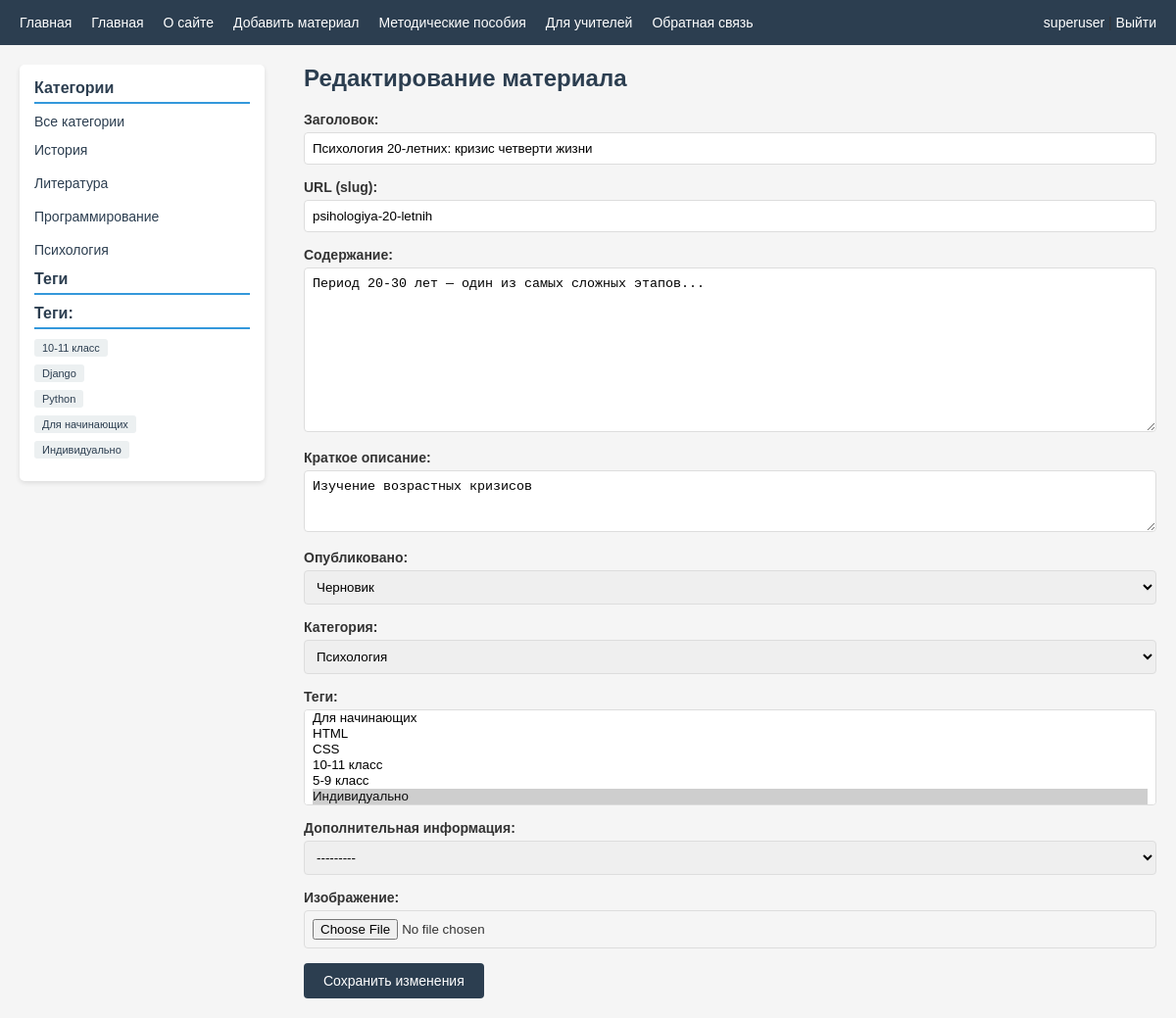
The app's page /edit/5/ (signed in) with its own data.
### users/models.py (models this page shows, shortened)
class User(AbstractUser):
    photo = models.ImageField(
        upload_to='users/%Y/%m/%d/',
        blank=True,
        null=True,
        verbose_name='Фотография'
    )
    date_birth = models.DateField(
        blank=True,
        null=True,
        verbose_name='Дата рождения'
    )
    class Meta:
        verbose_name = 'Пользователь'
        verbose_name_plural = 'Пользователи'

### sites/models.py (models this page shows, shortened)
class Category(models.Model):
    name = models.CharField(max_length=100, db_index=True, verbose_name="Название категории")
    slug = models.SlugField(max_length=255, unique=True, db_index=True, verbose_name="URL")
    class Meta:
        verbose_name = "Категория"
        verbose_name_plural = "Категории"
    def __str__(self):
        return self.name
    def get_absolute_url(self):
        return reverse('category', kwargs={'cat_slug': self.slug})

class TagPost(models.Model):
    tag = models.CharField(max_length=100, db_index=True, verbose_name="Тег")
    slug = models.SlugField(max_length=255, unique=True, db_index=True, verbose_name="URL")
    class Meta:
        verbose_name = "Тег"
        verbose_name_plural = "Теги"
    def __str__(self):
        return self.tag

class Material(models.Model):
    class Status(models.IntegerChoices):
        DRAFT = 0, 'Черновик'
        PUBLISHED = 1, 'Опубликовано'
    title = models.CharField(max_length=255, verbose_name="Заголовок")
    slug = models.SlugField(max_length=255, db_index=True, unique=True, verbose_name="URL")
    content = models.TextField(blank=True, verbose_name="Содержание")
    short_description = models.CharField(max_length=500, blank=True, verbose_name="Краткое описание")
    time_create = models.DateTimeField(auto_now_add=True, verbose_name="Время создания")
    time_update = models.DateTimeField(auto_now=True, verbose_name="Время обновления")
    is_published = models.BooleanField(choices=Status.choices, default=Status.DRAFT, verbose_name="Опубликовано")
    views_count = models.IntegerField(default=0, verbose_name="Количество просмотров")
    image = models.ImageField(
        upload_to='materials_images/%Y/%m/%d/',
        null=True,
        blank=True,
        verbose_name="Изображение"
    )
    cat = models.ForeignKey(
        Category,
        on_delete=models.PROTECT,
        null=True,
        blank=True,
        verbose_name="Категория",
        related_name='materials'
    )
    tags = models.ManyToManyField(
        TagPost,
        blank=True,
        verbose_name="Теги",
        related_name='materials'
    )
    extra_info = models.OneToOneField(
        MaterialExtraInfo,
        on_delete=models.SET_NULL,
        null=True,
        blank=True,
        verbose_name="Дополнительная информация",
        related_name='material'
    )
    author = models.ForeignKey(
        settings.AUTH_USER_MODEL,
        on_delete=models.SET_NULL,
        null=True,
        blank=True,
        related_name='materials',
        verbose_name='Автор'
    )
    objects = models.Manager()
    published = PublishedModel()
    class Meta:
        ordering = ['-time_create']
        indexes = [
            models.Index(fields=['-time_create']),
            models.Index(fields=['slug']),
        ]
        verbose_name = "Образовательный материал"
        verbose_name_plural = "Образовательные материалы"

### sites/views.py (the view)
# urls.py: path('edit/<int:pk>/', views.UpdateMaterialView.as_view(), name='edit_material'),
class UpdateMaterialView(UserIsAuthorMixin, PermissionRequiredMixin, LoginRequiredMixin, DataMixin, UpdateView):
    model = Material
    form_class = AddMaterialModelForm
    template_name = 'sites/edit_material.html'
    success_url = reverse_lazy('home')
    pk_url_kwarg = 'pk'
    permission_required = 'sites.change_material'
    def get_context_data(self, **kwargs):
        context = super().get_context_data(**kwargs)
        return self.get_mixin_context(context, title='Редактирование материала')

### sites/templatetags/sites_tags.py (called while the page is built)
@register.inclusion_tag('sites/list_categories.html')
def show_categories(cat_selected=0):
    cats = Category.objects.annotate(total=Count('materials')).filter(
        total__gt=0,
        materials__is_published=1
    ).distinct()
    return {'cats': cats, 'cat_selected': cat_selected}

@register.inclusion_tag('sites/list_tags.html')
def show_tags():
    tags = TagPost.objects.annotate(total=Count('materials')).filter(
        total__gt=0,
        materials__is_published=1
    ).distinct()
    return {'tags': tags}

### sites/utils.py (called while the page is built)
    def get_mixin_context(self, context, **kwargs):
        context['mainmenu'] = menu
        context['cat_selected'] = None
        context.update(kwargs)
        return context

    def dispatch(self, request, *args, **kwargs):
        obj = self.get_object()
        if request.user.is_superuser:
            return super().dispatch(request, *args, **kwargs)
        if obj.author != request.user:
            raise PermissionDenied('Вы не можете редактировать или удалять чужие материалы')
        return super().dispatch(request, *args, **kwargs)

### users/authentication.py (called while the page is built)
    def get_user(self, user_id):
        user_model = get_user_model()
        try:
            return user_model.objects.get(pk=user_id)
        except user_model.DoesNotExist:
            return None

### sites/templates/sites/edit_material.html (shortened to what this page needs)
{% extends 'base.html' %}
{% block content %}
    <h1>{{ title }}</h1>
    <form action="" method="post" enctype="multipart/form-data">
        {% for field in form %}
            <div class="form-field {% if field.errors %}has-error{% endif %}">
                <label class="form-label" for="{{ field.id_for_label }}">
                    {{ field.label }}:
                </label>
                {{ field }}
            </div>
        {% endfor %}
        <button type="submit">Сохранить изменения</button>
    </form>
{% endblock %}

### sites/templates/base.html (shortened to what this page needs)
<!DOCTYPE html>
{% load static %}
{% load sites_tags %}
<html>
<head>
</head>
<body>
    <div class="header">
        <ul id="mainmenu" class="mainmenu">
            <li><a href="{% url 'home' %}">Главная</a></li>
            {% for m in mainmenu %}
                <li><a href="{% url m.url_name %}">{{ m.title }}</a></li>
            {% endfor %}
            {% if user.is_authenticated %}
                <li class="last">
                    <a href="{% url 'users:profile' %}">{{ user.username }}</a> |
                    <a href="{% url 'users:logout' %}">Выйти</a>
                </li>
            {% else %}
                <li class="last">
                    <a href="{% url 'users:login' %}">Войти</a> |
                    <a href="{% url 'users:register' %}">Регистрация</a>
                </li>
            {% endif %}
        </ul>
    </div>
    <div class="content">
        <div class="sidebar">
            <h3>Категории</h3>
            <ul>
                {% if cat_selected == 0 %}
                    <li class="selected">Все категории</li>
                {% else %}
                    <li><a href="{% url 'home' %}">Все категории</a></li>
                {% endif %}
                {% show_categories cat_selected %}
            </ul>
            <h3>Теги</h3>
            {% show_tags %}
        </div>
        <div class="main-content">
            {% block content %}
            {% endblock %}
        </div>
    </div>
</body>
</html>

### sites/templates/sites/list_categories.html
{% for cat in cats %}
    {% if cat.id == cat_selected %}
        <li class="selected">{{ cat.name }}</li>
    {% else %}
        <li><a href="{{ cat.get_absolute_url }}" class="category-link">{{ cat.name }}</a></li>
    {% endif %}
{% endfor %}

### sites/templates/sites/list_tags.html
{% if tags %}
    <h3>Теги:</h3>
    <ul class="tags-list">
        {% for t in tags %}
            <li><a href="{% url 'tag' t.slug %}">{{ t.tag }}</a></li>
        {% endfor %}
    </ul>
{% endif %}

### sites/templates/base.html (style rules this page uses)
* { margin: 0; padding: 0; box-sizing: border-box; }
body { font-family: Arial, sans-serif; background: #f5f5f5; color: #333; font-size: 14px; }
.header { background: #2c3e50; padding: 15px 20px; }
#mainmenu { list-style: none; display: flex; align-items: center; gap: 20px; margin: 0; padding: 0; }
#mainmenu li { display: inline-block; }
#mainmenu a { color: white; text-decoration: none; font-size: 14px; }
#mainmenu .last { margin-left: auto; }
.content { max-width: 1200px; margin: 20px auto; padding: 0 20px; overflow: hidden; }
.sidebar { float: left; width: 250px; background: white; padding: 15px; border-radius: 5px; margin-right: 20px; box-shadow: 0 2px 5px rgba(0,0,0,0.1); }
.sidebar h3 { margin-bottom: 10px; color: #2c3e50; font-size: 16px; border-bottom: 2px solid #3498db; padding-bottom: 5px; }
.sidebar ul { list-style: none; margin: 0; padding: 0; }
.sidebar li { margin: 8px 0; }
.sidebar a { color: #2c3e50; text-decoration: none; }
.main-content { margin-left: 290px; }
.tags-list { margin: 10px 0; }
.tags-list a { background: #ecf0f1; padding: 3px 8px; border-radius: 3px; font-size: 11px; color: #2c3e50; text-decoration: none; margin-right: 5px; display: inline-block; }
.form-field { margin-bottom: 15px; }
.form-label { display: block; font-weight: bold; margin-bottom: 5px; }
.form-input { width: 100%; padding: 8px; border: 1px solid #ddd; border-radius: 4px; }
button { background: #2c3e50; color: white; padding: 10px 20px; border: none; border-radius: 4px; cursor: pointer; font-size: 14px; }
.sidebar .category-link { color: #2c3e50; text-decoration: none; display: block; padding: 5px 0; transition: all 0.3s ease; }
h1 { font-size: 24px; margin-bottom: 20px; color: #2c3e50; }
a { color: #3498db; text-decoration: none; }

### sites/templates/sites/edit_material.html (style rules this page uses)
.form-field { margin-bottom: 15px; }
.form-label { display: block; font-weight: bold; margin-bottom: 5px; }
.form-input, select { width: 100%; padding: 8px; border: 1px solid #ddd; border-radius: 4px; }
textarea { width: 100%; padding: 8px; border: 1px solid #ddd; border-radius: 4px; }
button { background: #2c3e50; color: white; padding: 10px 20px; border: none; border-radius: 4px; cursor: pointer; }

### records on screen
User: username "superuser"
Category: name "История"
Category: name "Литература"
Category: name "Программирование"
Category: name "Психология"
TagPost: tag "10-11 класс"
TagPost: tag "Django"
TagPost: tag "Python"
TagPost: tag "Для начинающих"
TagPost: tag "Индивидуально"
Material: form "Психология 20-летних: кризис четверти жизни" "psihologiya-20-letnih" "Период 20-30 лет — один из самых сложных этапов..." "Изучение возрастных кризисов" "Черновик" "Психология" "---------"

### other values on screen
{{ m.title }} "Главная" "О сайте" "Добавить материал" "Методические пособия" "Для учителей" "Обратная связь"
{{ title }} "Редактирование материала"
{{ field.label }} "Заголовок" "URL (slug)" "Содержание" "Краткое описание" "Опубликовано" "Категория" "Теги" "Дополнительная информация" "Изображение"
